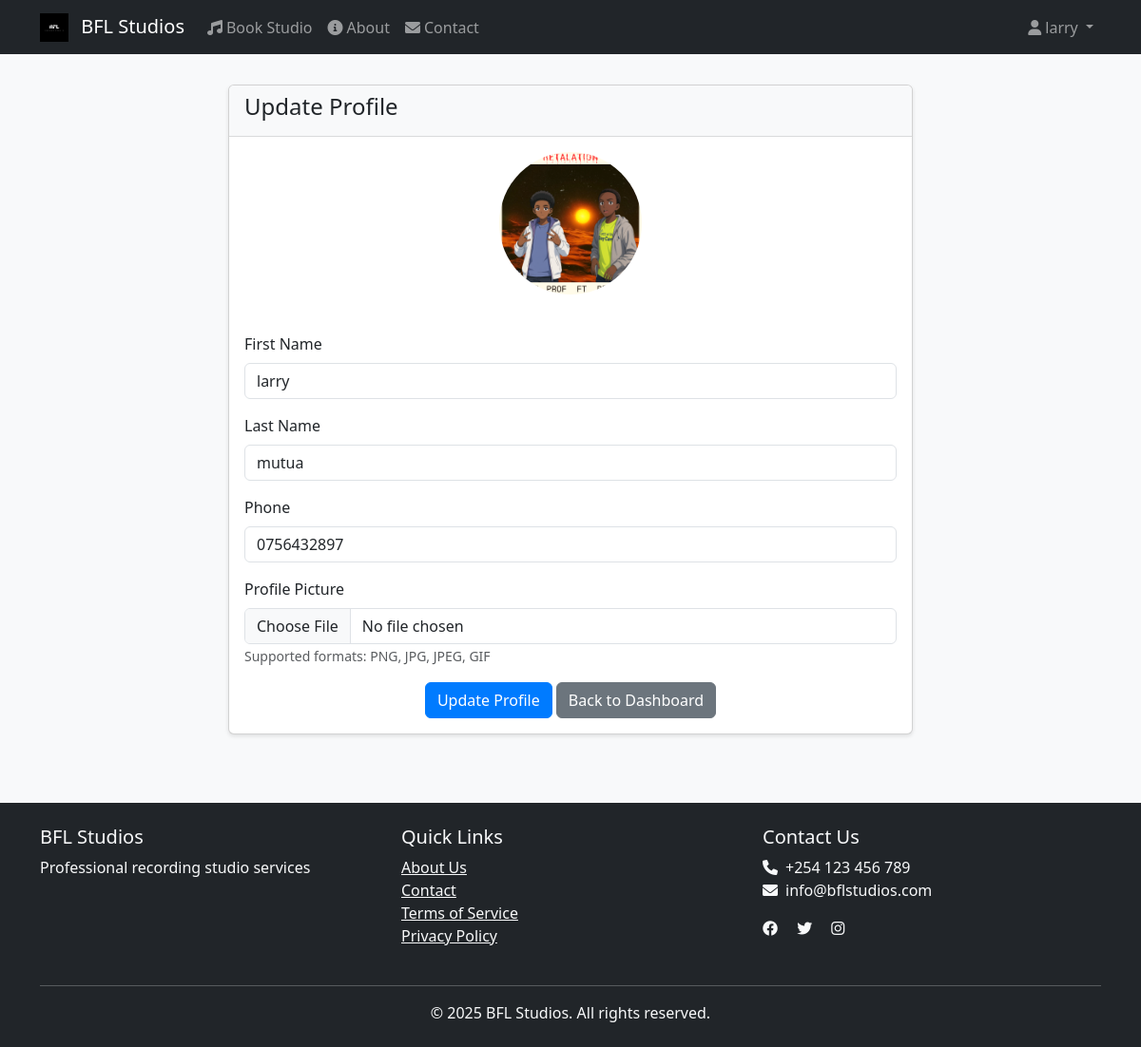
Page /user/profile (signed in) on the committed database.
### app/models/user.py (models this page shows, shortened)
class User(UserMixin, db.Model):
    id = db.Column(db.Integer, primary_key=True)
    email = db.Column(db.String(120), unique=True, nullable=False)
    password_hash = db.Column(db.String(255))
    first_name = db.Column(db.String(50))
    last_name = db.Column(db.String(50))
    phone = db.Column(db.String(20))
    profile_picture = db.Column(db.String(255))
    is_verified = db.Column(db.Boolean, default=False)
    two_factor_enabled = db.Column(db.Boolean, default=False)
    role = db.Column(db.String(20), default='user')
    created_at = db.Column(db.DateTime, default=datetime.utcnow)
    is_admin = db.Column(db.Boolean, default=False)

### app/routes/user.py (the view, shortened to what this page needs)
@bp.route('/profile', methods=['GET', 'POST'])
@login_required
def profile():
    return render_template('user/profile.html')

### app/__init__.py (called while the page is built)
@login_manager.user_loader
def load_user(user_id):
    from app.models import User
    return User.query.get(int(user_id))

def create_app():
    app = Flask(__name__)
    app.config.from_object(Config)
    @app.context_processor
    def utility_processor():
        return {
            'current_year': datetime.now().year
        }
    db.init_app(app)
    login_manager.init_app(app)
    mail.init_app(app)
    migrate.init_app(app, db)
    login_manager.login_view = 'auth.login'
    login_manager.login_message_category = 'info'
    from .routes import auth, booking, admin, user,main,payment
    app.register_blueprint(main.bp)
    app.register_blueprint(auth.bp)
    app.register_blueprint(booking.bp)
    app.register_blueprint(admin.bp)
    app.register_blueprint(payment.bp)
    app.register_blueprint(user.bp)
    return app

### app/templates/user/profile.html (shortened to what this page needs)
{% extends "base.html" %}
{% block content %}
<div class="container">
    <div class="row justify-content-center">
        <div class="col-md-8">
            <div class="card">
                <div class="card-header">
                    <h4>Update Profile</h4>
                </div>
                <div class="card-body">
                    {% if current_user.profile_picture %}
                    <div class="text-center mb-4">
                        <img src="{{ url_for('static', filename='uploads/profile_pics/' + current_user.profile_picture) }}"
                             alt="Profile Picture"
                             class="profile-picture">
                    </div>
                    {% endif %}
                    <form method="POST" action="{{ url_for('user.profile') }}" enctype="multipart/form-data">
                        <div class="mb-3">
                            <label for="first_name" class="form-label">First Name</label>
                            <input type="text" class="form-control" id="first_name" name="first_name" value="{{ current_user.first_name }}" required>
                        </div>
                        <div class="mb-3">
                            <label for="last_name" class="form-label">Last Name</label>
                            <input type="text" class="form-control" id="last_name" name="last_name" value="{{ current_user.last_name }}" required>
                        </div>
                        <div class="mb-3">
                            <label for="phone" class="form-label">Phone</label>
                            <input type="tel" class="form-control" id="phone" name="phone" value="{{ current_user.phone }}">
                        </div>
                        <div class="mb-3">
                            <label for="profile_picture" class="form-label">Profile Picture</label>
                            <input type="file" class="form-control" id="profile_picture" name="profile_picture">
                            <small class="text-muted">Supported formats: PNG, JPG, JPEG, GIF</small>
                        </div>
                        <div class="text-center">
                            <button type="submit" class="btn btn-primary">Update Profile</button>
                            <a href="{{ url_for('user.dashboard') }}" class="btn btn-secondary">Back to Dashboard</a>
                        </div>
                    </form>
                </div>
            </div>
        </div>
    </div>
</div>
{% endblock %}

### app/templates/base.html (shortened to what this page needs)
<!DOCTYPE html>
<html lang="en">
<head>
    <link href="https://cdn.jsdelivr.net/npm/bootstrap@5.3.0/dist/css/bootstrap.min.css" rel="stylesheet">
    <link href="https://cdnjs.cloudflare.com/ajax/libs/font-awesome/6.0.0/css/all.min.css" rel="stylesheet">
    <link rel="stylesheet" href="{{ url_for('static', filename='css/style.css') }}">
</head>
<body>
    <nav class="navbar navbar-expand-lg navbar-dark bg-dark">
        <div class="container">
            <a class="navbar-brand" href="{{ url_for('main.index') }}">
                <img src="{{ url_for('static', filename='images/logo.png') }}" alt="BFL Studios" height="30" class="d-inline-block align-text-top me-2">
                BFL Studios
            </a>
            <div class="collapse navbar-collapse" id="navbarNav">
                <ul class="navbar-nav me-auto">
                    <li class="nav-item">
                        <a class="nav-link" href="{{ url_for('booking.studios') }}">
                            <i class="fas fa-music me-1"></i>Book Studio
                        </a>
                    </li>
                    <li class="nav-item">
                        <a class="nav-link" href="{{ url_for('main.about') }}">
                            <i class="fas fa-info-circle me-1"></i>About
                        </a>
                    </li>
                    <li class="nav-item">
                        <a class="nav-link" href="{{ url_for('main.contact') }}">
                            <i class="fas fa-envelope me-1"></i>Contact
                        </a>
                    </li>
                </ul>
                <ul class="navbar-nav">
                    {% if current_user.is_authenticated %}
                        <li class="nav-item dropdown">
                            <a class="nav-link dropdown-toggle" href="#" id="userDropdown" role="button" data-bs-toggle="dropdown">
                                <i class="fas fa-user me-1"></i>{{ current_user.first_name }}
                            </a>
                        </li>
                    {% endif %}
                </ul>
            </div>
        </div>
    </nav>
    <main class="container mt-4">
        {% block content %}{% endblock %}
    </main>
    <footer class="bg-dark text-light mt-5 py-4">
        <div class="container">
            <div class="row">
                <div class="col-md-4">
                    <h5>BFL Studios</h5>
                    <p>Professional recording studio services</p>
                </div>
                <div class="col-md-4">
                    <h5>Quick Links</h5>
                    <ul class="list-unstyled">
                        <li><a href="{{ url_for('main.about') }}" class="text-light">About Us</a></li>
                        <li><a href="{{ url_for('main.contact') }}" class="text-light">Contact</a></li>
                        <li><a href="{{ url_for('main.about') }}" class="text-light">Terms of Service</a></li>
                        <li><a href="{{ url_for('main.contact') }}" class="text-light">Privacy Policy</a></li>
                    </ul>
                </div>
                <div class="col-md-4">
                    <h5>Contact Us</h5>
                    <p>
                        <i class="fas fa-phone me-2"></i>+254 123 456 789<br>
                        <i class="fas fa-envelope me-2"></i>info@bflstudios.com
                    </p>
                    <div class="social-links">
                        <a href="#" class="text-light me-3"><i class="fab fa-facebook"></i></a>
                        <a href="#" class="text-light me-3"><i class="fab fa-twitter"></i></a>
                        <a href="#" class="text-light me-3"><i class="fab fa-instagram"></i></a>
                    </div>
                </div>
            </div>
            <hr class="mt-4">
            <div class="text-center">
                <p class="mb-0">&copy; {{  current_year }} BFL Studios. All rights reserved.</p>
            </div>
        </div>
    </footer>
</body>
</html>

### app/static/css/style.css (style rules this page uses)
body { background-color: #f8f9fa; }
.navbar { margin-bottom: 2rem; }
.card { box-shadow: 0 2px 4px rgba(0,0,0,0.1); margin-bottom: 1.5rem; }
.card-header { background-color: #f8f9fa; border-bottom: 1px solid rgba(0,0,0,0.125); }
.profile-picture { width: 150px; height: 150px; object-fit: cover; border-radius: 50%; margin-bottom: 1rem; }
.btn-primary { background-color: #007bff; border-color: #007bff; }

### rows in the picture
User: first_name "larry", profile_picture (picture), last_name "mutua", phone "0756432897"
